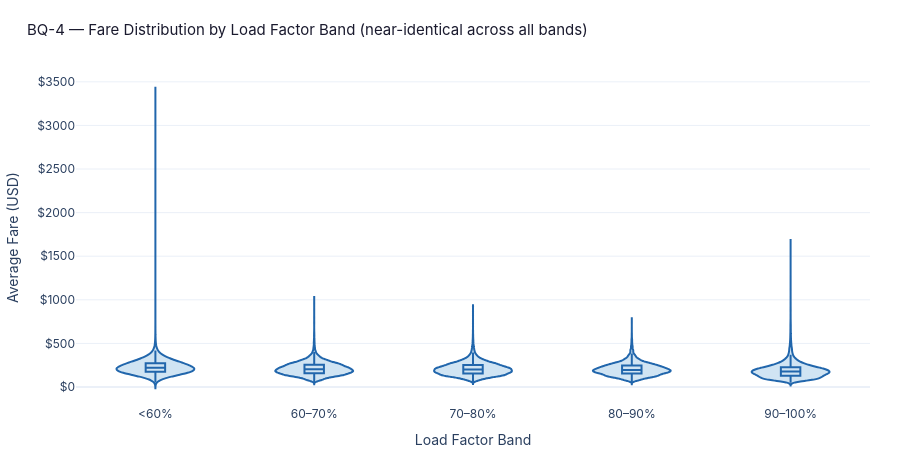
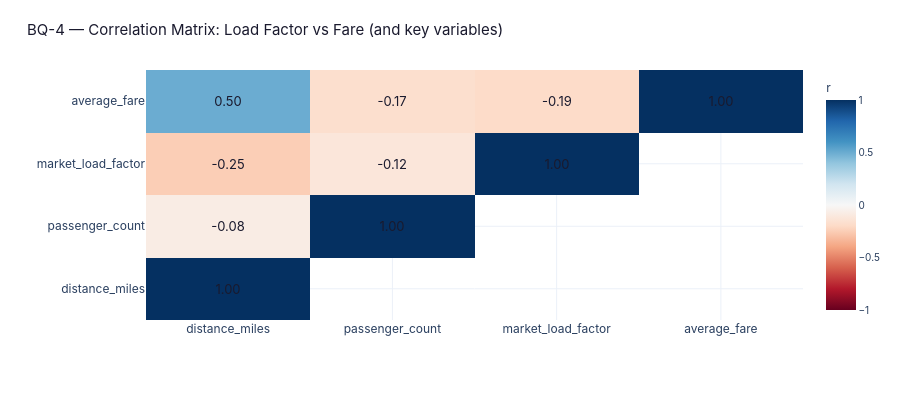

Notebook source saved alongside these figures, in order:
### Markdown cell above
### EDA IV — Capacity Utilization & Pricing Strategy
**BQ-4: Is load factor a meaningful predictor of what passengers pay?**

### Code cell
# ── Load factor vs fare: Plotly violin ────────────────────────────────────────
# Single color across all bands — load factor has no semantic color meaning;
# using multi-color here would imply a distinction that does not exist

load_order = ['<60%', '60–70%', '70–80%', '80–90%', '90–100%']

fig1 = go.Figure()
for band in load_order:
    vals = df.loc[df['load_band'] == band, 'average_fare'].dropna()
    fig1.add_trace(go.Violin(
        y=vals,
        name=band,
        box_visible=True,
        meanline_visible=False,
        fillcolor=C_LIGHT,
        line_color=C_LINE,
        marker=dict(color=C_BASE, size=2, opacity=0.3),
        points=False,
        hovertemplate=f'<b>{band}</b><br>Fare: $%{{y:,.0f}}<extra></extra>',
    ))

fig1 = plotly_style(fig1,
    title='BQ-4 — Fare Distribution by Load Factor Band (near-identical across all bands)',
    xtitle='Load Factor Band',
    ytitle='Average Fare (USD)',
    height=460,
)
fig1.update_yaxes(tickprefix='$')
fig1.update_layout(showlegend=False)
fig1.show()

# ── Correlation matrix: Plotly heatmap — full width, annotated ────────────────
numeric_cols = ['distance_miles', 'passenger_count', 'market_load_factor', 'average_fare']
corr         = df[numeric_cols].corr().round(2)

# Mask upper triangle — it is a mirror of the lower and adds no information
mask       = np.zeros_like(corr.values, dtype=float)
mask[np.triu_indices_from(mask, k=1)] = np.nan
corr_masked = corr.values + mask   # NaN cells will render as blank

fig2 = go.Figure(go.Heatmap(
    z=corr_masked,
    x=numeric_cols,
    y=numeric_cols,
    colorscale='RdBu',
    zmid=0, zmin=-1, zmax=1,
    text=[[f'{v:.2f}' if not np.isnan(v) else '' for v in row] for row in corr_masked],
    texttemplate='%{text}',
    textfont=dict(size=13, color='#1a1a2e'),
    hovertemplate='%{y} × %{x}<br>r = %{z:.2f}<extra></extra>',
    showscale=True,
    colorbar=dict(title='r', tickfont=dict(size=10)),
))

fig2 = plotly_style(fig2,
    title='BQ-4 — Correlation Matrix: Load Factor vs Fare (and key variables)',
    xtitle='', ytitle='',
    height=420,
)
fig2.update_layout(margin=dict(l=130, r=30, t=70, b=100))
fig2.show()

print('Correlations with average_fare:')
corr['average_fare'].sort_values(ascending=False)

### Figure 1 — Plotly figure (JSON) as saved in the notebook; plotly's stock layout.template omitted (floating-point values rounded to 4 significant figures; data arrays with more than 128 entries replaced by an {"elided": "..."} marker saying what was removed)
{"data": [{"box": {"visible": true}, "fillcolor": "#d0e4f3", "hovertemplate": "<b><60%</b><br>Fare: $%{y:,.0f}<extra></extra>", "line": {"color": "#2166ac"}, "marker": {"color": "#4e8fc7", "opacity": 0.3, "size": 2}, "meanline": {"visible": false}, "name": "<60%", "points": false, "type": "violin", "y": {"elided": "165480 float values"}}, {"box": {"visible": true}, "fillcolor": "#d0e4f3", "hovertemplate": "<b>60–70%</b><br>Fare: $%{y:,.0f}<extra></extra>", "line": {"color": "#2166ac"}, "marker": {"color": "#4e8fc7", "opacity": 0.3, "size": 2}, "meanline": {"visible": false}, "name": "60–70%", "points": false, "type": "violin", "y": {"elided": "13446 float values"}}, {"box": {"visible": true}, "fillcolor": "#d0e4f3", "hovertemplate": "<b>70–80%</b><br>Fare: $%{y:,.0f}<extra></extra>", "line": {"color": "#2166ac"}, "marker": {"color": "#4e8fc7", "opacity": 0.3, "size": 2}, "meanline": {"visible": false}, "name": "70–80%", "points": false, "type": "violin", "y": {"elided": "11467 float values"}}, {"box": {"visible": true}, "fillcolor": "#d0e4f3", "hovertemplate": "<b>80–90%</b><br>Fare: $%{y:,.0f}<extra></extra>", "line": {"color": "#2166ac"}, "marker": {"color": "#4e8fc7", "opacity": 0.3, "size": 2}, "meanline": {"visible": false}, "name": "80–90%", "points": false, "type": "violin", "y": {"elided": "11374 float values"}}, {"box": {"visible": true}, "fillcolor": "#d0e4f3", "hovertemplate": "<b>90–100%</b><br>Fare: $%{y:,.0f}<extra></extra>", "line": {"color": "#2166ac"}, "marker": {"color": "#4e8fc7", "opacity": 0.3, "size": 2}, "meanline": {"visible": false}, "name": "90–100%", "points": false, "type": "violin", "y": {"elided": "44188 float values"}}], "layout": {"font": {"family": "Inter, Arial, sans-serif", "size": 12}, "height": 460, "hoverlabel": {"bgcolor": "white", "font": {"family": "Inter, Arial, sans-serif", "size": 12}}, "legend": {"bgcolor": "rgba(255,255,255,0.9)", "bordercolor": "#dddddd", "borderwidth": 1}, "margin": {"b": 55, "l": 65, "r": 30, "t": 70}, "showlegend": false, "title": {"font": {"color": "#1a1a2e", "family": "Inter, Arial, sans-serif", "size": 15}, "text": "BQ-4 — Fare Distribution by Load Factor Band (near-identical across all bands)", "x": 0.03}, "xaxis": {"title": {"text": "Load Factor Band"}}, "yaxis": {"tickprefix": "$", "title": {"text": "Average Fare (USD)"}}}}

### Figure 2 — Plotly figure (JSON) as saved in the notebook; plotly's stock layout.template omitted (floating-point values rounded to 4 significant figures)
{"data": [{"colorbar": {"tickfont": {"size": 10}, "title": {"text": "r"}}, "colorscale": [[0, "rgb(103,0,31)"], [0.1, "rgb(178,24,43)"], [0.2, "rgb(214,96,77)"], [0.3, "rgb(244,165,130)"], [0.4, "rgb(253,219,199)"], [0.5, "rgb(247,247,247)"], [0.6, "rgb(209,229,240)"], [0.7, "rgb(146,197,222)"], [0.8, "rgb(67,147,195)"], [0.9, "rgb(33,102,172)"], [1, "rgb(5,48,97)"]], "hovertemplate": "%{y} × %{x}<br>r = %{z:.2f}<extra></extra>", "showscale": true, "text": [["1.00", "", "", ""], ["-0.08", "1.00", "", ""], ["-0.25", "-0.12", "1.00", ""], ["0.50", "-0.17", "-0.19", "1.00"]], "textfont": {"color": "#1a1a2e", "size": 13}, "texttemplate": "%{text}", "type": "heatmap", "x": ["distance_miles", "passenger_count", "market_load_factor", "average_fare"], "y": ["distance_miles", "passenger_count", "market_load_factor", "average_fare"], "z": [[1.0, NaN, NaN, NaN], [-0.08, 1.0, NaN, NaN], [-0.25, -0.12, 1.0, NaN], [0.5, -0.17, -0.19, 1.0]], "zmax": 1, "zmid": 0, "zmin": -1}], "layout": {"font": {"family": "Inter, Arial, sans-serif", "size": 12}, "height": 420, "hoverlabel": {"bgcolor": "white", "font": {"family": "Inter, Arial, sans-serif", "size": 12}}, "legend": {"bgcolor": "rgba(255,255,255,0.9)", "bordercolor": "#dddddd", "borderwidth": 1}, "margin": {"b": 100, "l": 130, "r": 30, "t": 70}, "title": {"font": {"color": "#1a1a2e", "family": "Inter, Arial, sans-serif", "size": 15}, "text": "BQ-4 — Correlation Matrix: Load Factor vs Fare (and key variables)", "x": 0.03}, "xaxis": {"title": {"text": ""}}, "yaxis": {"title": {"text": ""}}}}
